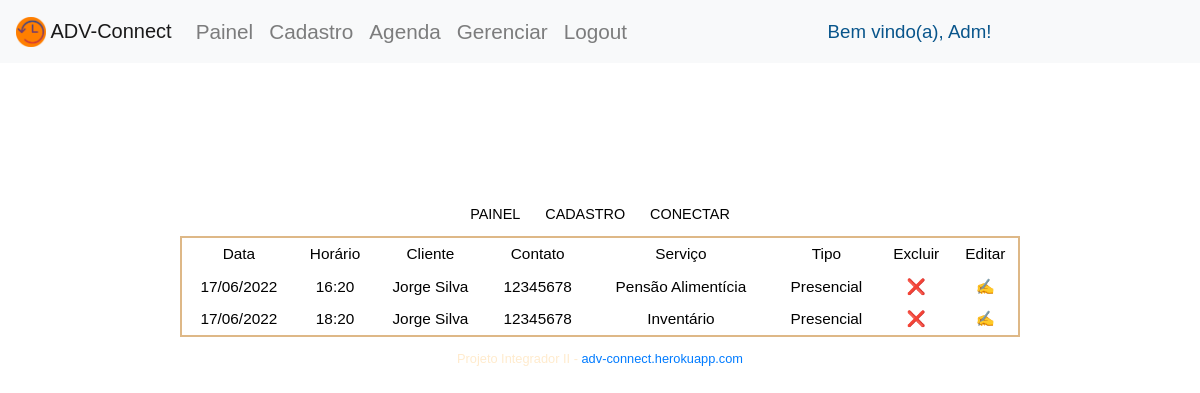
/agenda (signed in), run on the app's committed database.
### app/models/models.py (models this page shows, shortened)
class User(db.Model, UserMixin):
    __tablename__ = 'users'
    id = db.Column(db.Integer, autoincrement=True, primary_key=True)
    name = db.Column(db.String(86), nullable=False)
    email = db.Column(db.String(84), nullable=False, unique=True)
    password = db.Column(db.String(128), nullable=False)

class Cadastro(db.Model):
    __tablename__= 'agendamentos'
    _id = db.Column(db.Integer, primary_key=True, autoincrement=True)
    cliente = db.Column(db.String(86), nullable=False)
    email = db.Column(db.String(86), nullable=False)
    contato = db.Column(db.String(14), nullable=False)
    data = db.Column(db.String(10), nullable=False)
    horario= db.Column(db.String(6), nullable=False)
    tipo= db.Column(db.String(20), nullable=False)
    servico = db.Column(db.String(20), nullable=False)
    datahora= db.Column(db.String(16), unique=True)

### app/controller/controller.py (the view)
@app.route('/agenda')
def agenda():
    hoje = (datetime.now()).strftime('%Y-%m-%d')
    resultados = Cadastro.query.filter(Cadastro.data >= hoje).order_by(Cadastro.data.asc(), Cadastro.horario.asc()).all()
    return render_template('agenda.html', resultados=resultados)

### app/models/models.py (called while the page is built)
@login_manager.user_loader
def get_user(user_id):
    return User.query.filter_by(id=user_id).first()

### app/templates/agenda.html (shortened to what this page needs)
{% if current_user.is_authenticated %}
{% extends 'viewbase.html' %}
{%block content%}
<h1>AGENDA</h1>
<br>
<h2>
    <a href="{{ url_for('painel') }}"><button class="button2" type="button">PAINEL</button></a>
    <a href="{{ url_for('cadastro') }}"><button class="button2" type="button">CADASTRO</button></a>
    <a href="{{ url_for('conectar') }}"><button class="button2" type="button">CONECTAR</button></a>
</h2>
    <table>
        <tr>
            <td>Data</td>
            <td>Horário</td>
            <td>Cliente</td>
            <td>Contato</td>
            <td>Serviço</td>
            <td>Tipo</td>
            <td>Excluir</td>
            <td>Editar</td>
        </tr>
        {% for cadastrado in resultados%}
        <tr>
            <td>
            </td>
            <td>{{ cadastrado.horario }}</td>
            <td>{{ cadastrado.cliente }}</td>
            <td>{{ cadastrado.contato }}</td>
            <td>{{ cadastrado.servico }}</td>
            <td>{{ cadastrado.tipo }}</td>
            <td><a href='/excluir_agenda/{{ cadastrado._id }}'>&#10060</a></td>
            <td><a href='/editar_agenda/{{ cadastrado._id }}'>&#9997</a></td>
        </tr>
        {% endfor %}
    </table>
{% endblock %}
{% else %}
<script>
    window.location.href = "{{ url_for('login') }}"
</script>
{% endif %}

### app/templates/viewbase.html (shortened to what this page needs)
<!DOCTYPE html>
<html lang="pt-br">
<head>
  <link rel="stylesheet" href="https://stackpath.bootstrapcdn.com/bootstrap/4.2.1/css/bootstrap.min.css">
  <link rel="stylesheet" href="{{ url_for('static', filename='estilo.css') }}">
</head>
<body>
    <nav class="navbar navbar-expand-lg navbar-light bg-light">
        <a class="navbar-brand" href="{{ url_for('index') }}">
          <img src="../static/layout/favicon.png" alt="Logo" width="30" height="30"> ADV-Connect
        </a>
        <div class="collapse navbar-collapse" id="navbarNavAltMarkup">
          <div class="navbar-nav">
            {% if current_user.is_authenticated %}
              <a class="nav-item nav-link" href="{{ url_for('painel') }}">Painel<span class="sr-only">(current)</a>
              <a class="nav-item nav-link" href="{{ url_for('cadastro') }}">Cadastro<span class="sr-only">(current)</a>
              <a class="nav-item nav-link" href="{{ url_for('agenda') }}">Agenda<span class="sr-only">(current)</a>
              <a class="nav-item nav-link" href="{{ url_for('gerenciar') }}">Gerenciar<span class="sr-only">(current)</a>
              <a class="nav-item nav-link" href="{{ url_for('logout') }}">Logout<span class="sr-only">(current)</span></a>
              <div class="nav-item" style="color: #08558B"> Bem vindo(a), {{ current_user.name }}!<span class="sr-only">(current)</span></div>
            {% else %}
              <a class="nav-item nav-link" href="{{ url_for('login') }}">Login <span class="sr-only">(current)</span></a>
            {% endif %}
          </div>
        </div>
    </nav>
    {% block content %} {% endblock %}
</body>
<footer>
    <p>Projeto Integrador II - <a href="{{ url_for('index') }}">adv-connect.herokuapp.com</a></p>
</footer>
</html>

### app/static/estilo.css (style rules this page uses)
* { box-sizing: border-box; }
.mySlide, img { vertical-align: middle; }
body { background-image: url('../static/layout/img.png'); background-size: 100%; font-family: sans-serif; font-size: 1.6rem; }
h1 { font-family: 'Segoe UI'; font-size: 2.5rem; margin-top: 4vh; text-align: center; color: white; }
div { color: blanchedalmond; font-size: 90%; text-align: center; width: 100% !important; height: 100% !important; margin: auto; }
h2 { text-align: center; width: 100% !important; height: 100% !important; }
.button2 { background-color:white; padding: 4px 8px; border: none; border-radius: 3px; cursor: pointer; font-family: sans-serif; font-size: 0.9rem; text-align: center; color: black; margin: auto; }
table { background-color: white; display:center; border: solid 2px burlywood; font-family: sans-serif; color: black; font-size: 60%; width: 70% !important; height: 70% !important; margin: auto; }
tr, td { padding: 0.3em; margin: 0; text-align: center; }
footer { padding-top: 1.5vh; font-family: sans-serif; font-size: 0.8rem; color: blanchedalmond; text-align: center; width: auto; }

### data on the page
User: name "Adm"
Cadastro: horario "16:20", cliente "Jorge Silva", contato "12345678", servico "Pensão Alimentícia", tipo "Presencial"
Cadastro: horario "18:20", cliente "Jorge Silva", contato "12345678", servico "Inventário", tipo "Presencial"
